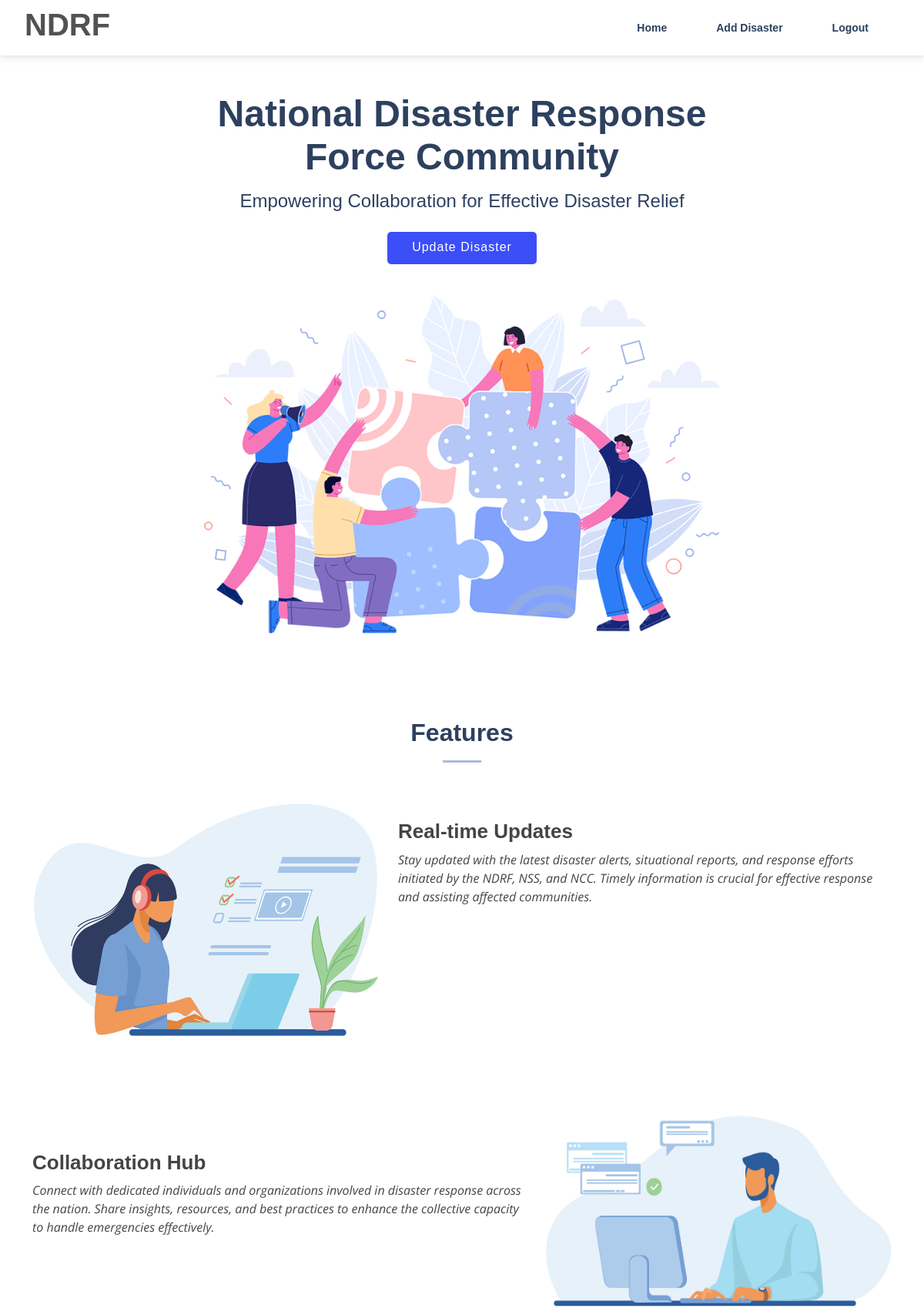
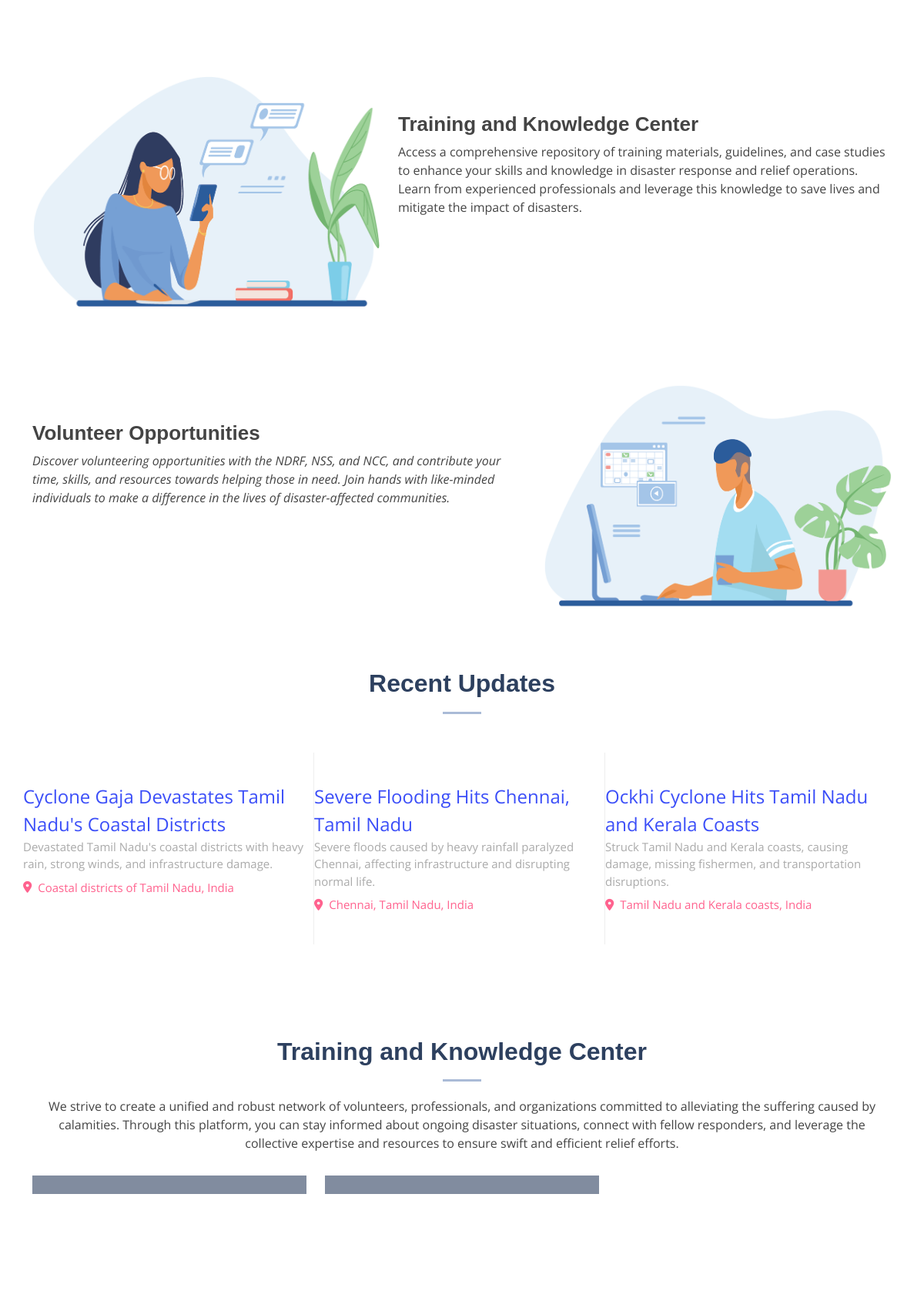
Screenshot of / (signed in, upper part) with the database file from the repository (2 pictures, top to bottom).
### website/models.py (models this page shows)
class Disaster(db.Model):
    id = Column(INTEGER, primary_key=True)
    title = Column(String(512))
    desc = Column(String(5000))
    location = Column(String(512))
    is_resolved = Column(BOOLEAN, default=False)
    user_id = Column(INTEGER, ForeignKey("user.id"))

### website/views.py (the view)
@views.route("/")
@login_required
def home():
    disaster_query = Disaster.query.all()
    disasters = [
        {
            "id": disaster.id,
            "title": disaster.title,
            "description": disaster.desc,
            "location": disaster.location,
            "is_resolved": disaster.is_resolved,
            "user_id": disaster.user_id,
        }
        for disaster in disaster_query
    ]
    print(disasters)
    return render_template("home.html", user=current_user, disasters=disasters)

### website/__init__.py (called while the page is built)
def create_app():
    app = Flask(__name__)
    app.config["SECRET_KEY"] = "asdfkjkhdkahdkhfhadfkah"
    app.config["SQLALCHEMY_DATABASE_URI"] = f"""sqlite:///{DB_NAME}"""
    db.init_app(app)
    from .html_test import html_test
    from .auth import auth
    from .views import views
    app.register_blueprint(html_test, url_prefix="/test")
    app.register_blueprint(auth, url_prefix="/")
    app.register_blueprint(views, url_prefix="/")
    from .models import User, Note
    create_database(app)
    login_manager = LoginManager(app=app)
    login_manager.login_view = "auth.login"
    @login_manager.user_loader
    def load_user(id):
        return db.session.query(User).get(int(id))
    return app

### website/templates/home.html (shortened to what this page needs)
{% extends 'base.html' %}
{% block content %}
<section id="hero" class="d-flex align-items-center">
  <div class="container d-flex flex-column align-items-center justify-content-center" style="padding-top:0px ;" data-aos="fade-up">
    <h1>National Disaster Response Force Community</h1>
    <h2>Empowering Collaboration for Effective Disaster Relief</h2>
    <a href="{{url_for('views.add_disaster')}}" class="btn-get-started scrollto">Update Disaster</a>
    <img src="static/Images/hero-img.png" class="img-fluid hero-img" alt="" data-aos="zoom-in" data-aos-delay="150">
  </div>
</section>
<section id="features" class="features" data-aos="fade-up">
  <div class="container">
    <div class="section-title">
      <h2>Features</h2>
    </div>
    <div class="row content">
      <div class="col-md-5" data-aos="fade-right" data-aos-delay="100">
        <img src="static/Images/features-1.png" class="img-fluid" alt="">
      </div>
      <div class="col-md-7 pt-4" data-aos="fade-left" data-aos-delay="100">
        <h3>Real-time Updates</h3>
        <p class="fst-italic">
        Stay updated with the latest disaster alerts, situational reports, and response efforts initiated by the NDRF, NSS, and NCC. Timely information is crucial for effective response and assisting affected communities.
        </p>
      </div>
    </div>
    <div class="row content">
      <div class="col-md-5 order-1 order-md-2" data-aos="fade-left">
        <img src="static/Images/features-2.png" class="img-fluid" alt="">
      </div>
      <div class="col-md-7 pt-5 order-2 order-md-1" data-aos="fade-right">
        <h3>Collaboration Hub</h3>
        <p class="fst-italic">Connect with dedicated individuals and organizations involved in disaster response across the nation. Share insights, resources, and best practices to enhance the collective capacity to handle emergencies effectively.
        </p>
      </div>
    </div>
    <div class="row content">
      <div class="col-md-5" data-aos="fade-right">
        <img src="static/Images/features-3.png" class="img-fluid" alt="">
      </div>
      <div class="col-md-7 pt-5" data-aos="fade-left">
        <h3>Training and Knowledge Center</h3>
        <p>Access a comprehensive repository of training materials, guidelines, and case studies to enhance your skills and knowledge in disaster response and relief operations. Learn from experienced professionals and leverage this knowledge to save lives and mitigate the impact of disasters.
        </p>
      </div>
    </div>
    <div class="row content">
      <div class="col-md-5 order-1 order-md-2" data-aos="fade-left">
        <img src="static/Images/features-4.png" class="img-fluid" alt="">
      </div>
      <div class="col-md-7 pt-5 order-2 order-md-1" data-aos="fade-right">
        <h3>Volunteer Opportunities</h3>
        <p class="fst-italic">Discover volunteering opportunities with the NDRF, NSS, and NCC, and contribute your time, skills, and resources towards helping those in need. Join hands with like-minded individuals to make a difference in the lives of disaster-affected communities.
        </p>
      </div>
    </div>
  </div>
</section>
    <section id="steps" class="steps">
      <div class="container">
        <div class="section-title">
          <h2>Recent Updates</h2>
        </div>
        <div class="row no-gutters" data-aos="fade-up">
          {% for disaster in disasters %}
            {%   if disaster.is_resolved == false %}
              <div class="col-lg-4 col-md-6 px-2 px-md-0 content-item" data-aos="fade-up" data-aos-delay="100">
                <span>{{disaster.title}}</span>
                <p>{{disaster.description}}</p>
                <p class="location-icon"><i class="fa-sharp fa-solid fa-location-dot"></i>{{disaster.location}}</p>
              </div>
            {% endif %}
          {% endfor %}
        </div>
      </div>
    </section>
    <section id="portfolio" class="portfolio">
      <div class="container" data-aos="fade-up">
        <div class="section-title">
          <h2>Training and Knowledge Center</h2>
          <p>We strive to create a unified and robust network of volunteers, professionals, and organizations committed to alleviating the suffering caused by calamities. Through this platform, you can stay informed about ongoing disaster situations, connect with fellow responders, and leverage the collective expertise and resources to ensure swift and efficient relief efforts.</p>
        </div>
        <div class="row portfolio-container">
        <div class="col-lg-4 col-md-6 portfolio-item filter-app">
          <div class="portfolio-wrap">
          </div>
        </div>
        <div class="col-lg-4 col-md-6 portfolio-item filter-app" >
          <div class="portfolio-wrap">
          </div>
        </div>
        </div>
       </div>
       </section>
       <section id="faq" class="faq">
      </section>
{% endblock %}

### website/templates/base.html (shortened to what this page needs)
<!DOCTYPE html>
<html lang="en">
  <head>
    <link
      rel="stylesheet"
      href="https://maxcdn.bootstrapcdn.com/bootstrap/4.5.2/css/bootstrap.min.css"
    />
    <link
      rel="stylesheet"
      href="https://stackpath.bootstrapcdn.com/font-awesome/4.7.0/css/font-awesome.min.css"
    />
    <link
    href="https://cdnjs.cloudflare.com/ajax/libs/mdb-ui-kit/6.3.0/mdb.min.css"
    rel="stylesheet"
    />
    <link rel="stylesheet"
    href="https://cdnjs.cloudflare.com/ajax/libs/font-awesome/6.4.0/css/all.min.css"
 />
    <link href="{{url_for('static', filename='vendor/aos/aos.css')}}" rel="stylesheet">
    <link href="{{url_for('static', filename='vendor/bootstrap/css/bootstrap.min.css')}}" rel="stylesheet">
    <link href="{{url_for('static', filename='vendor/bootstrap-icons/bootstrap-icons.css')}}" rel="stylesheet">
    <link href="{{url_for('static', filename='vendor/boxicons/css/boxicons.min.css')}}" rel="stylesheet">
    <link href="{{url_for('static', filename='vendor/glightbox/css/glightbox.min.css')}}" rel="stylesheet">
    <link href="{{url_for('static', filename='vendor/swiper/swiper-bundle.min.css')}}" rel="stylesheet">
    <link href="{{url_for('static', filename='style.css')}}" rel="stylesheet">
  </head>
  <body>
    {% set nav = nav if nav==false else true %}
    {% if nav %}
    <nav class="navbar navbar-expand" style="font-family:'Open Sans'; padding: 0.5em 0em;">
      <h1 style="padding-left:2rem; color: rgb(81, 82, 82); font-weight: 700;" ><span>NDRF</span></h1>
      <div class="collapse navbar-collapse" id="navbar" style="margin-left: auto; width: fit-content; display:flex;justify-content:flex-end; padding-right:4rem;">
        <div class="navbar-nav" style="gap:3rem;">
          {% if user.is_authenticated %}
              <a class="nav-item nav-link scrollto" id="home" href="/">Home</a>
              <a class="nav-item nav-link scrollto" id="add_disaster" href="/add">Add Disaster</a>
              <a class="nav-item nav-link scrollto" id="logout" href="/logout">Logout</a>
          {% else %}
              <a class="nav-item nav-link scrollto" id="login" href="/login">Login</a>
              <a class="nav-item nav-link scrollto" id="signUp" href="/sign-up">Sign Up</a>
          {% endif %}
        </div>
      </div>
    </nav>
    {% endif %}
    {% block content %}
    {% endblock %}
  </body>
</html>

### website/static/style.css (style rules this page uses)
body { font-family: "Open Sans", sans-serif; color: #444444; }
a { color: #3b4ef8; text-decoration: none; }
h1, h2, h3, h4, h5, h6 { font-family: "Krub", sans-serif; }
.navbar { padding: 0; }
.navbar a, .navbar a:focus { display: flex; align-items: center; justify-content: space-between; padding: 10px 0 10px 30px; font-family: "Krub", sans-serif; font-size: 14px; font-weight: 600; color: #2d405f; white-space: nowrap; transition: 0.3s; }
#hero { width: 100%; height: 100vh; background: white; border-bottom: 2px solid white; text-align: center; }
#hero .container { padding-top: 70px; }
#hero h1 { margin: 0; font-size: 48px; font-weight: 700; line-height: 56px; color: #141d2b; width: 60%; color: #2d405f; }
#hero h2 { color: #466393; margin: 15px 0 0 0; font-size: 24px; color: #2d405f; }
#hero .btn-get-started { font-family: "Krub", sans-serif; font-weight: 500; font-size: 16px; letter-spacing: 1px; display: block; padding: 8px 32px 10px 32px; margin-top: 25px; border-radius: 5px; transition: 0.5s; color: #fff; background: #3b4ef8; }
#hero .hero-img { max-width: 60%; margin-top: 40px; }
section { padding: 60px 0; overflow: hidden; }
.section-title { text-align: center; padding-bottom: 30px; }
.section-title h2 { font-size: 32px; font-weight: bold; margin-bottom: 20px; padding-bottom: 20px; position: relative; color: #2d405f; }
.section-title h2::after { content: ""; position: absolute; display: block; width: 50px; height: 3px; background: #aabbd7; bottom: 0; left: calc(50% - 25px); }
.section-title p { margin-bottom: 0; }
.features .content+.content { margin-top: 100px; }
.features .content h3 { font-weight: 600; font-size: 26px; }
.features .content p:last-child { margin-bottom: 0; }
.steps { padding-top: 20px; }
.steps .row { overflow: hidden; }
.steps .content-item { padding: 40px; border-left: 1px solid #eee; border-bottom: 1px solid #eee; margin: -1px; }
.steps .content-item span { display: block; font-size: 24px; font-weight: 400; color: #3b4ef8; }
.steps .content-item p { color: #aaaaaa; font-size: 15px; margin: 0; padding: 0; }
.portfolio .portfolio-item { margin-bottom: 30px; }
.portfolio .portfolio-wrap { transition: 0.3s; position: relative; overflow: hidden; z-index: 1; background: rgba(45, 64, 95, 0.6); }
.portfolio .portfolio-wrap::before { content: ""; background: rgba(45, 64, 95, 0.6); position: absolute; left: 0; right: 0; top: 0; bottom: 0; transition: all ease-in-out 0.3s; z-index: 2; opacity: 0; }
.faq { padding: 60px 0; }

### website/templates/home.html (style rules this page uses)
.location-icon { color: #ff628e!important; display: flex !important; align-items: center; justify-items: center; gap: .5rem !important; margin-top: 8px !important; }

### rows the page displays
Disaster: title "Cyclone Gaja Devastates Tamil Nadu's Coastal Districts", description "Devastated Tamil Nadu's coastal districts with heavy rain, strong winds, and infrastructure damage.", location "Coastal districts of Tamil Nadu, India"
Disaster: title "Severe Flooding Hits Chennai, Tamil Nadu", description "Severe floods caused by heavy rainfall paralyzed Chennai, affecting infrastructure and disrupting normal life.", location "Chennai, Tamil Nadu, India"
Disaster: title "Ockhi Cyclone Hits Tamil Nadu and Kerala Coasts", description "Struck Tamil Nadu and Kerala coasts, causing damage, missing fishermen, and transportation disruptions.", location "Tamil Nadu and Kerala coasts, India"
